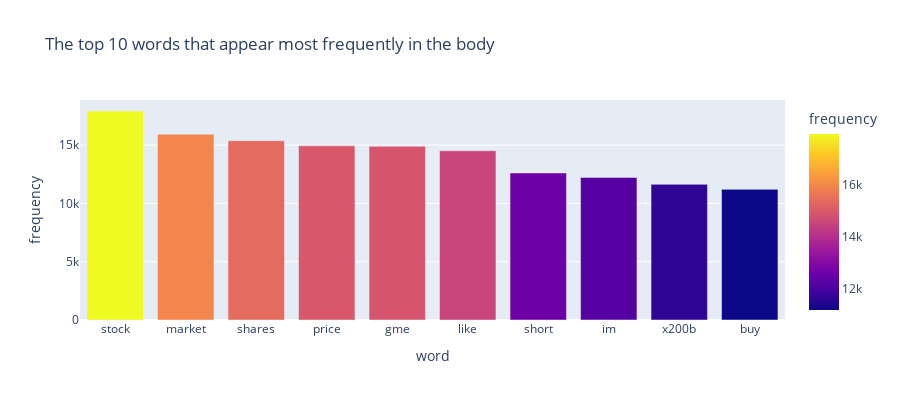

The code cell stored with this chart in its notebook:
### Code cell
fig = px.bar(body_counter10, x='word', y='frequency',
             color='frequency', 
             height=400, 
            title="The top 10 words that appear most frequently in the body"
            )
fig.show()

### Figure 1 — Plotly figure (JSON) as saved in the notebook; plotly's stock layout.template omitted (floating-point values rounded to 4 significant figures)
{"data": [{"alignmentgroup": "True", "hovertemplate": "word=%{x}<br>frequency=%{marker.color}<extra></extra>", "legendgroup": "", "marker": {"color": [17925, 15937, 15378, 14940, 14893, 14515, 12614, 12231, 11635, 11205], "coloraxis": "coloraxis", "pattern": {"shape": ""}}, "name": "", "offsetgroup": "", "orientation": "v", "showlegend": false, "textposition": "auto", "type": "bar", "x": ["stock", "market", "shares", "price", "gme", "like", "short", "im", "x200b", "buy"], "xaxis": "x", "y": [17925, 15937, 15378, 14940, 14893, 14515, 12614, 12231, 11635, 11205], "yaxis": "y"}], "layout": {"barmode": "relative", "coloraxis": {"colorbar": {"title": {"text": "frequency"}}, "colorscale": [[0, "#0d0887"], [0.1111, "#46039f"], [0.2222, "#7201a8"], [0.3333, "#9c179e"], [0.4444, "#bd3786"], [0.5556, "#d8576b"], [0.6667, "#ed7953"], [0.7778, "#fb9f3a"], [0.8889, "#fdca26"], [1, "#f0f921"]]}, "height": 400, "legend": {"tracegroupgap": 0}, "title": {"text": "The top 10 words that appear most frequently in the body"}, "xaxis": {"anchor": "y", "domain": [0, 1], "title": {"text": "word"}}, "yaxis": {"anchor": "x", "domain": [0, 1], "title": {"text": "frequency"}}}}
